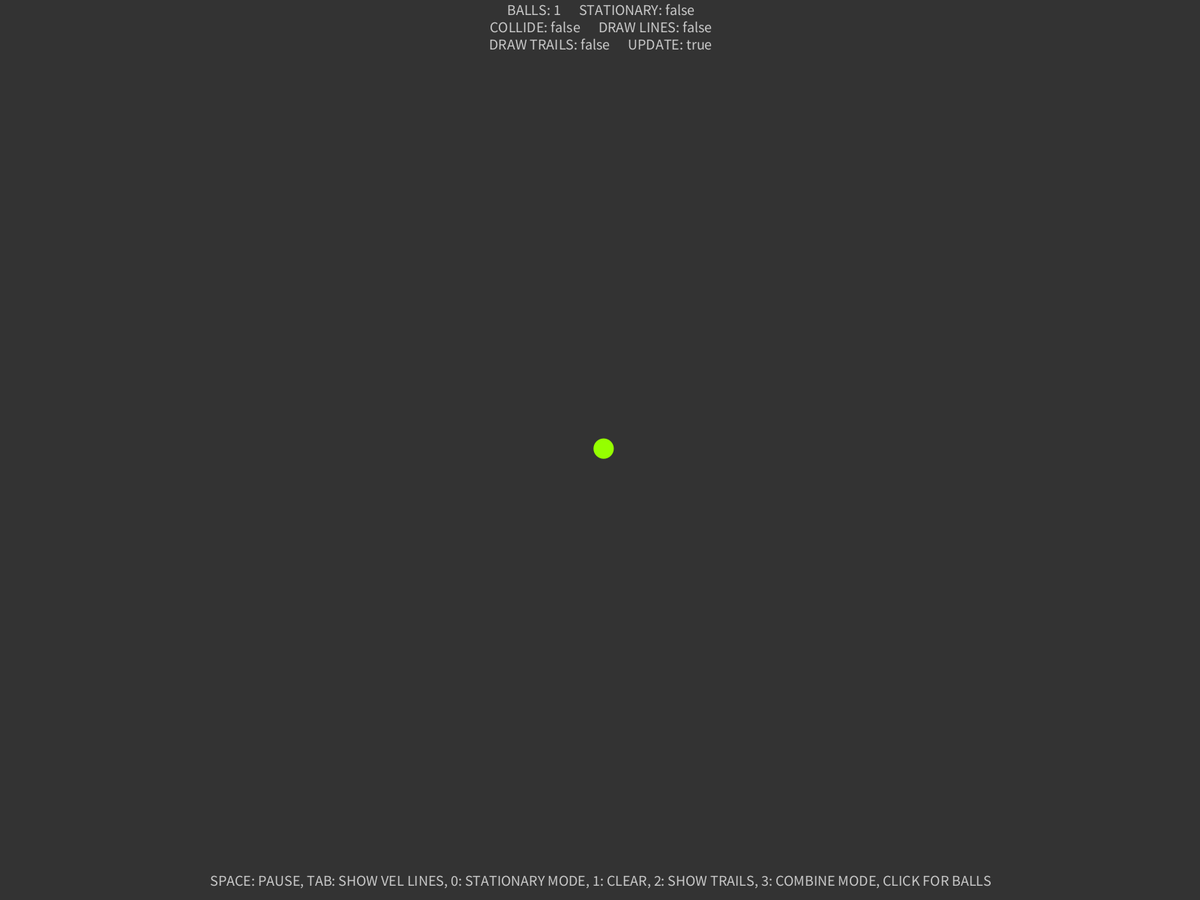
Frame 1 (no input)
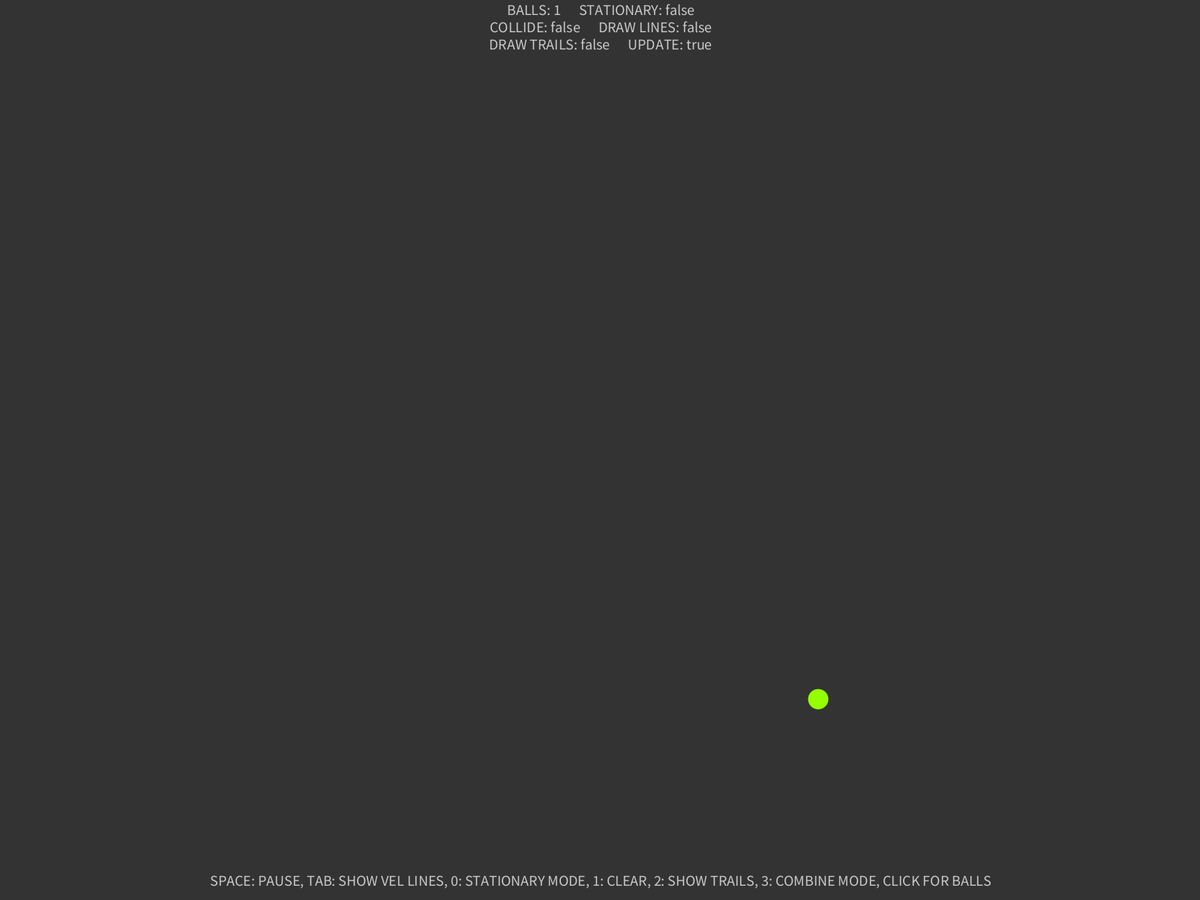
Frame 60 (the mouse pressed at the canvas centre just before this capture)
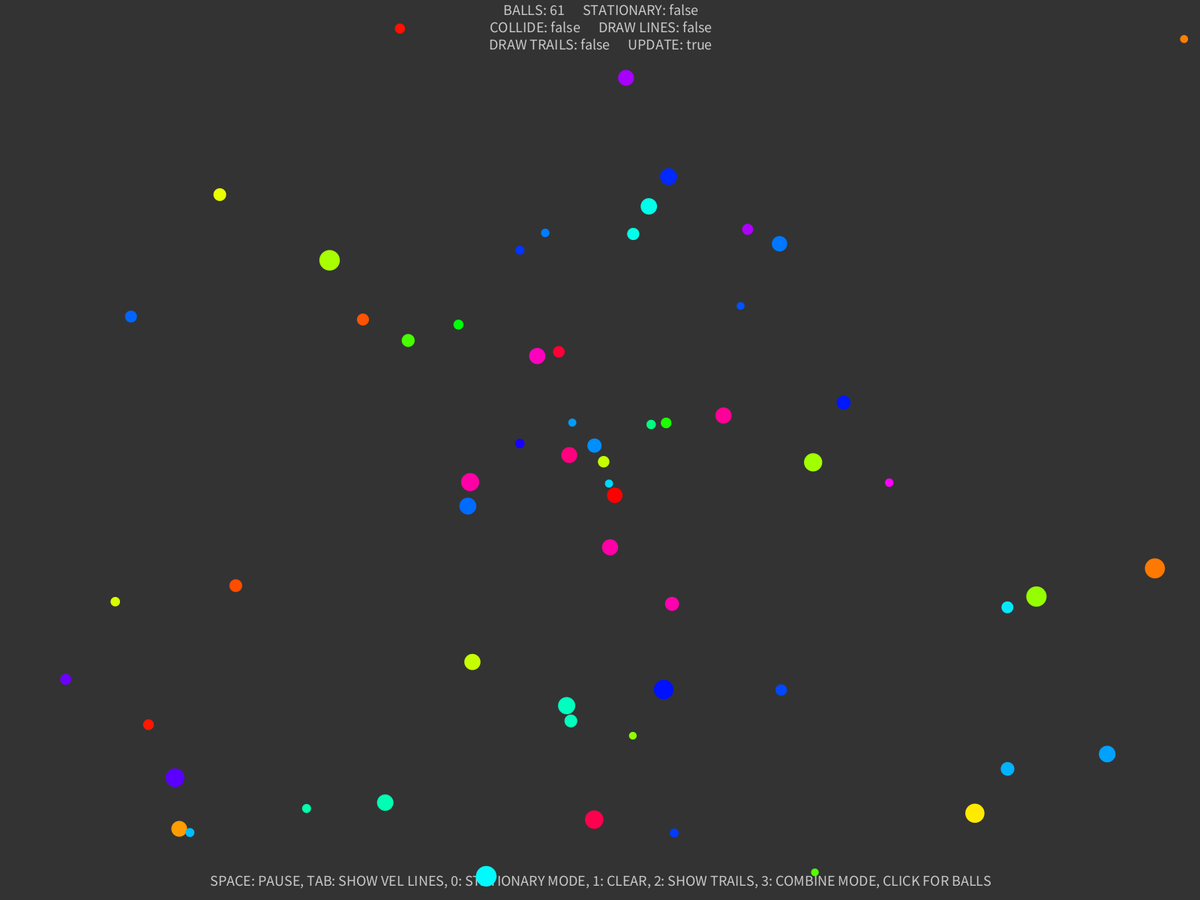
Frame 120 (the mouse held since frame 60 and released just before this capture)

The Processing sketch that drew these frames (run headless with seeded random() and noise(); from frame 60 on, the mouse is pressed at the canvas centre):

// Processing sketch: CollideBalls
// ── CollideBalls.pde
ArrayList<Particle> balls = new ArrayList<Particle>();

final float MINVEL = 2;
final float MAXVEL = 7;

final float MINBOUNCE = .8;
final float MAXBOUNCE = .95;

final float MINRAD = 5;
final float MAXRAD = 14;

final float INITGRAV = 1;
final float DENSITY = 10;

final float GRAV = .25;
final float PUSH = .95;

boolean update = true;
boolean background = true;

boolean collide = false;
boolean lines = false;

boolean stationary = false;

final String inst = "SPACE: PAUSE, TAB: SHOW VEL LINES, 0: STATIONARY MODE, 1: CLEAR, 2: SHOW TRAILS, 3: COMBINE MODE, CLICK FOR BALLS";

int accuracy = 25;
float speed = 1;

void setup()
{
  fullScreen();
  colorMode(HSB);
  background(51);
   
  addCircles(1, width / 2, height / 2);
}

void draw()
{
  
  if(update)
  {
    if(background) background(51);
   
    if(mousePressed) addCircles(1, constrain(mouseX, MAXRAD, width - MAXRAD), constrain(mouseY, MAXRAD, width - MAXRAD));
    
    texts(); 
    for(int h = 0; h < accuracy * speed; h++)
    {
       for(int i = 0; i < balls.size(); i++)
       {
         balls.get(i).update();
         for(int j = i + 1; j < balls.size(); j++)
         {
           balls.get(i).hit(balls.get(j));
          
           if(collide)
           {
             if(balls.get(i).collide(balls.get(j)))
             {
                j--;  
             }
          }
         }
       }
    }
     for(Particle p : balls)
     {
       p.show();
     }
  } 
}

void keyPressed()
{
  if(keyCode == ' ') update = !update;
  
  if(update)
  {
    if(keyCode == TAB) lines = !lines;
    if(key == '0') stationary = !stationary;
    if(key == '1') 
    {
      balls.clear();
      background(51);
    }
    if(key == '2') background = !background;
    if(key == '3') collide = !collide;
  }
}

void mousePressed()
{
  //if(update) addCircles(100);//, constrain(mouseX, MAXRAD, width - MAXRAD), constrain(mouseY, MAXRAD, width - MAXRAD));
}

void texts()
{
  pushMatrix();
  fill(200);
  noStroke();
  textSize(20);
  textAlign(CENTER);
  translate(width / 2, 0);
  
  String spaces = "      ";
  String text = "BALLS: " + balls.size() + spaces + "STATIONARY: " + stationary + 
                "\nCOLLIDE: " + collide + spaces + "DRAW LINES: " + lines +
                "\nDRAW TRAILS: " + !background + spaces + "UPDATE: " + update;
  text(text, 0, 20);
  translate(0, height);
  text(inst, 0, -20);
  popMatrix();
}

void addCircles(int num, float x, float y)
{
   for(int i = 0; i < num; i++)
   {
     PVector pos = new PVector(x, y);
     PVector vel = PVector.random2D().mult(random(MINVEL, MAXVEL));
     float bounce = random(MINBOUNCE, MAXBOUNCE);
     float rad = random(MINRAD, MAXRAD);
     if(stationary) rad = MAXRAD;
     
     int r = (int) random(255);
     color col = color(r, 255, 255);
     
     balls.add(new Particle(pos, vel, rad, bounce, stationary, col));
   }
}

void addCircles(int num)
{
  for(int i = 0; i < num; i++) addCircles(1, random(MAXRAD, width - MAXRAD), random(MAXRAD, height - MAXRAD));
}
// ── Particle.pde
class Particle
{
  PVector pos;
  PVector vel;
  PVector acc;
  
  boolean stationary;
  
  float rad;
  float mass;
  float bounce;
    
  color col;
  
  Particle(PVector pos, PVector vel, float rad, float bounce, boolean stationary, color col)
  {
    this.pos = pos;
    this.vel = vel;
    this.acc = new PVector(0, 0);
    this.rad = rad;
    this.mass = sq(this.rad) * DENSITY;
    this.bounce = bounce;
    this.stationary = stationary;
    this.col = col;
  }
  
  void update()
  {
    this.vel.y += GRAV / accuracy;
    //this.show();
    
    if(!this.stationary)
      {
      this.vel.add(this.acc.copy().div(accuracy));
   
      this.acc = new PVector(0, 0);
      
      this.pos.add(this.vel.copy().div(accuracy));
      
      
      if(this.pos.x >= width - this.rad || this.pos.x <= this.rad)
      {
        this.vel.x *= -this.bounce;
      }
      
      if(this.pos.y >= height - this.rad || this.pos.y <= this.rad)
      {
        this.vel.y *= -this.bounce;
      }
    }
    this.pos.x = constrain(this.pos.x, this.rad, width - this.rad);
    this.pos.y = constrain(this.pos.y, this.rad, height - this.rad); 
  }
  
  void show()
  {
    pushMatrix();
    noStroke();
    fill(this.col);
    translate(this.pos.x, this.pos.y);
    ellipse(0, 0, this.rad * 2, this.rad * 2);
    if(lines && !this.stationary)
    {
      strokeWeight(1);
      pushMatrix();
      rotate(this.vel.heading());
      stroke(0);
      line(0,0, map(this.vel.mag(), 0 , 100, 0, 1000), 0);
      popMatrix();
      pushMatrix();
      rotate(this.acc.heading());
      stroke(255);
      line(0, 0, map(this.acc.mag(), 0 , 5, 0, 1000), 0);
      popMatrix();
    }
    popMatrix();
  }
  
  void hit(Particle other)
  {
    PVector dist = this.pos.copy().sub(other.pos);
    
    if(dist.mag() <= this.rad + other.rad)
    {
      //dist.setMag(max(dist.mag(), MAXRAD));
        
      this.acc.add(dist.copy().setMag(PUSH * other.mass / sq(dist.mag())));
      other.acc.add(dist.copy().rotate(PI).setMag(PUSH * this.mass / sq(dist.mag())));
    }
  }
  
  void combine(Particle other)
  {  
    this.vel.mult(this.mass);
    this.col = color((hue(this.col) * (this.mass) + hue(other.col) * other.mass)/ (this.mass + other.mass), 255, 255);
    this.mass += other.mass;
    this.rad = sqrt(this.mass / DENSITY);
    this.vel.add(other.vel.mult(other.mass)).div(this.mass);
    balls.remove(other);
  }
  
  boolean collide(Particle other)
  {
    PVector dist = this.pos.copy().sub(other.pos);
    
    if(dist.mag() <= (this.rad + other.rad))
    {
      if(this.mass > other.mass && !other.stationary)
      {
         this.combine(other);
      }
      else if(!this.stationary)
      {
        other.combine(this);
      }
      else return false;
      
      return true;
    }
    return false;
  }
}
